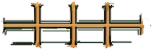
#> input picture art/images/route/three_choice_psd/bag_grid_lines.png, 152 x 50 px
$ python -i postprocess_three_choice_v3.py   (imports and definitions only)
#> lines starting #> are read from the running program, lines starting #| are printed output that depends on the picture; after the words box and inside, x2 and y2 are one past the last pixel; in counts of white or black regions, pixels touching at a corner belong together
#> further down, picture is the input picture: PIL image 152x50 RGBA; mean R, G, B, A 177.9, 173.2, 159.8, 71
#!/usr/bin/env python3
"""Normalize Photoshop exports into stable Godot render-unit canvases."""

from __future__ import annotations

import json
import shutil
import sys
from pathlib import Path

from PIL import Image


ROOT = Path(__file__).resolve().parents[1]
OUTPUT_ROOT = ROOT / "outputs" / "three_choice_godot_psd_v3"
RAW_DIR = OUTPUT_ROOT / "raw_full_canvas"
EXPORT_DIR = OUTPUT_ROOT / "exports"
PREVIEW_DIR = OUTPUT_ROOT / "previews"
CURRENT_DIR = ROOT / "art" / "images" / "route" / "three_choice_psd"
SOURCE_PSD_DIR = CURRENT_DIR / "source_psd"
FORMAL_MANIFEST = ROOT / "art" / "manifests" / "route" / "three_choice" / "psd_layer_manifest.json"

CANVAS_SIZE = (1920, 1080)
CARD_SIZE = (365, 500)
PORTRAIT_TARGET_HEIGHT = 220
PORTRAIT_MAX_WIDTH = 260
PORTRAIT_VISUAL_CENTER_X = 160
PORTRAIT_BASELINE_Y = 370
CARD_ORIGINS = {
    "shop": (436, 346),
    "event": (747, 346),
    "reward": (1072, 346),
}


# [5 lines left out: function open_rgba, not called in this run]


def alpha_bbox(image: Image.Image, threshold: int = 8) -> tuple[int, int, int, int]:
#> called with threshold = 8
    alpha = image.getchannel("A").point(lambda value: 255 if value >= threshold else 0)
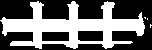
#> alpha: PIL image 152x50 L; 41.4% white; 4 white regions (3 under 20 px), largest, box (x1, y1, x2, y2) and area: (0, 1, 145, 49) 3137
    bbox = alpha.getbbox()
#> bbox = (0, 1, 152, 49)
    if bbox is None:
        raise ValueError("Render unit has no visible pixels")
    return bbox


def normalize_portrait_card(source: Image.Image) -> Image.Image:
    """Place visible portrait content on the parchment's authored visual center."""
    source = source.convert("RGBA")
    bbox = alpha_bbox(source)
#> bbox = (0, 1, 152, 49)
    portrait = source.crop(bbox)
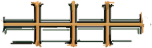
#> portrait: PIL image 152x48 RGBA; mean R, G, B, A 174.7, 169.8, 155.8, 74; transparent parts drawn white
    scale = min(
        PORTRAIT_TARGET_HEIGHT / portrait.height,
        PORTRAIT_MAX_WIDTH / portrait.width,
    )
#> scale = 1.71
    normalized_size = (
        max(1, round(portrait.width * scale)),
        max(1, round(portrait.height * scale)),
    )
#> normalized_size = (260, 82)
    portrait = portrait.resize(normalized_size, Image.Resampling.NEAREST)
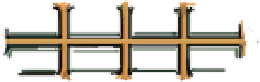
#> portrait: PIL image 260x82 RGBA; mean R, G, B, A 175.2, 170.3, 156.5, 74.5; transparent parts drawn white
    canvas = Image.new("RGBA", CARD_SIZE, (0, 0, 0, 0))
#> canvas: PIL image 365x500 RGBA; every value is 0
    destination = (
        round(PORTRAIT_VISUAL_CENTER_X - normalized_size[0] * 0.5),
        PORTRAIT_BASELINE_Y - normalized_size[1],
    )
#> destination = (30, 288)
    canvas.alpha_composite(portrait, destination)
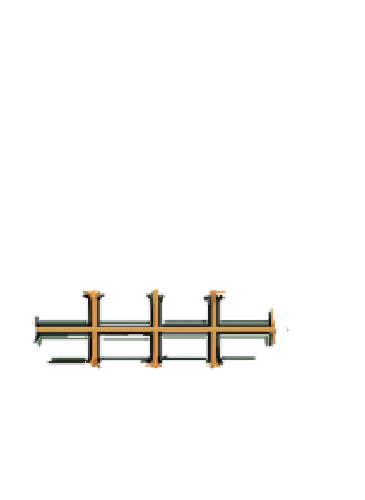
#> canvas: PIL image 365x500 RGBA; mean R, G, B, A 4.3, 3.7, 2.1, 8.7; transparent parts drawn white
    return canvas


# [313 lines left out: functions save_crop, save_card_image, save_card_crop, masked_graded_unit, remove_open_bag_closed_state_fragment, place_existing_card_art and 2 more, not called in this run]


# [2 lines not run here, left out]

>>> from PIL import Image
>>> picture = Image.open('../art/images/route/three_choice_psd/bag_grid_lines.png')
>>> result = normalize_portrait_card(picture)

$ run again, on art/images/route/three_choice_psd/temple_base.png
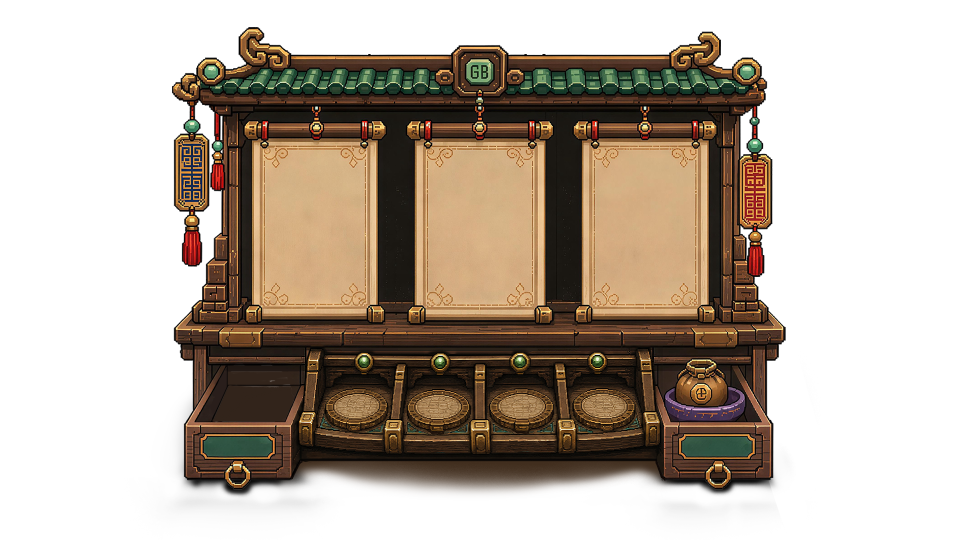
#> input picture art/images/route/three_choice_psd/temple_base.png, 1920 x 1080 px (shown at 1/2 size)
#> picture is the input picture: PIL image 1920x1080 RGBA; mean R, G, B, A 173.4, 161.6, 149.4, 122.1
#> in alpha_bbox, `alpha = image.getchannel("A").point(lambda value: 255 if value >= thre..`:
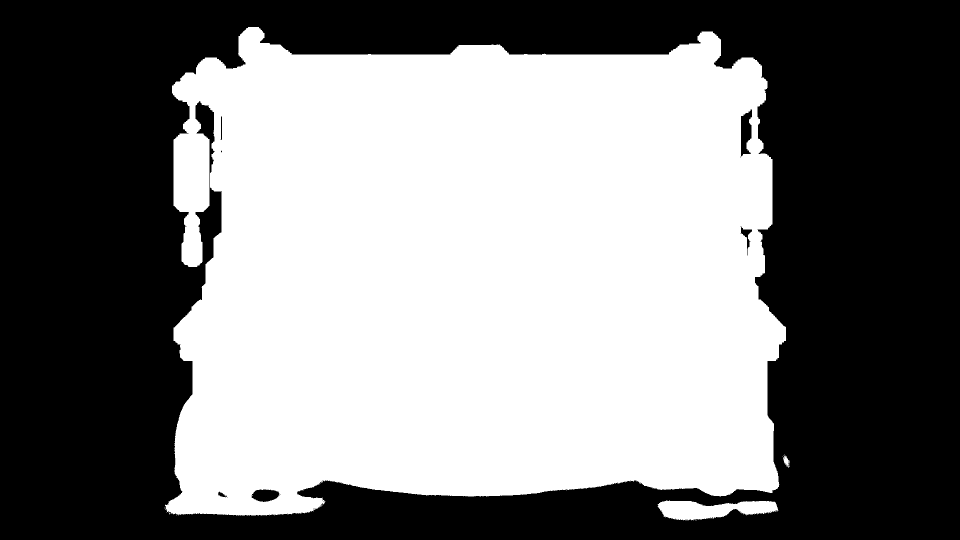
#> alpha: PIL image 1920x1080 L (shown at 1/2 size); 50% white; 15 white regions (12 under 20 px), largest, box (x1, y1, x2, y2) and area: (330, 54, 1572, 1032) 1029984, (1315, 1001, 1557, 1041) 6303, (1566, 911, 1579, 935) 161
#> in alpha_bbox, `bbox = alpha.getbbox()`: bbox = (329, 54, 1580, 1041)
#> in normalize_portrait_card, `canvas.alpha_composite(portrait, destination)`:
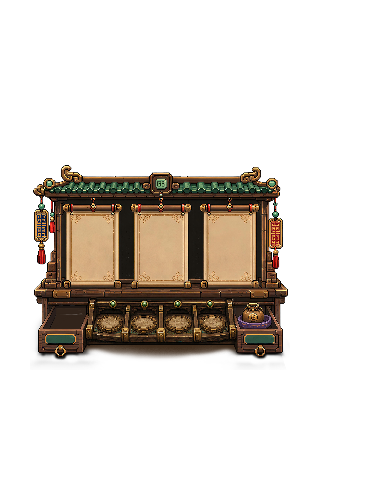
#> canvas: PIL image 365x500 RGBA; mean R, G, B, A 26.5, 20.6, 14.6, 59.8; transparent parts drawn white
